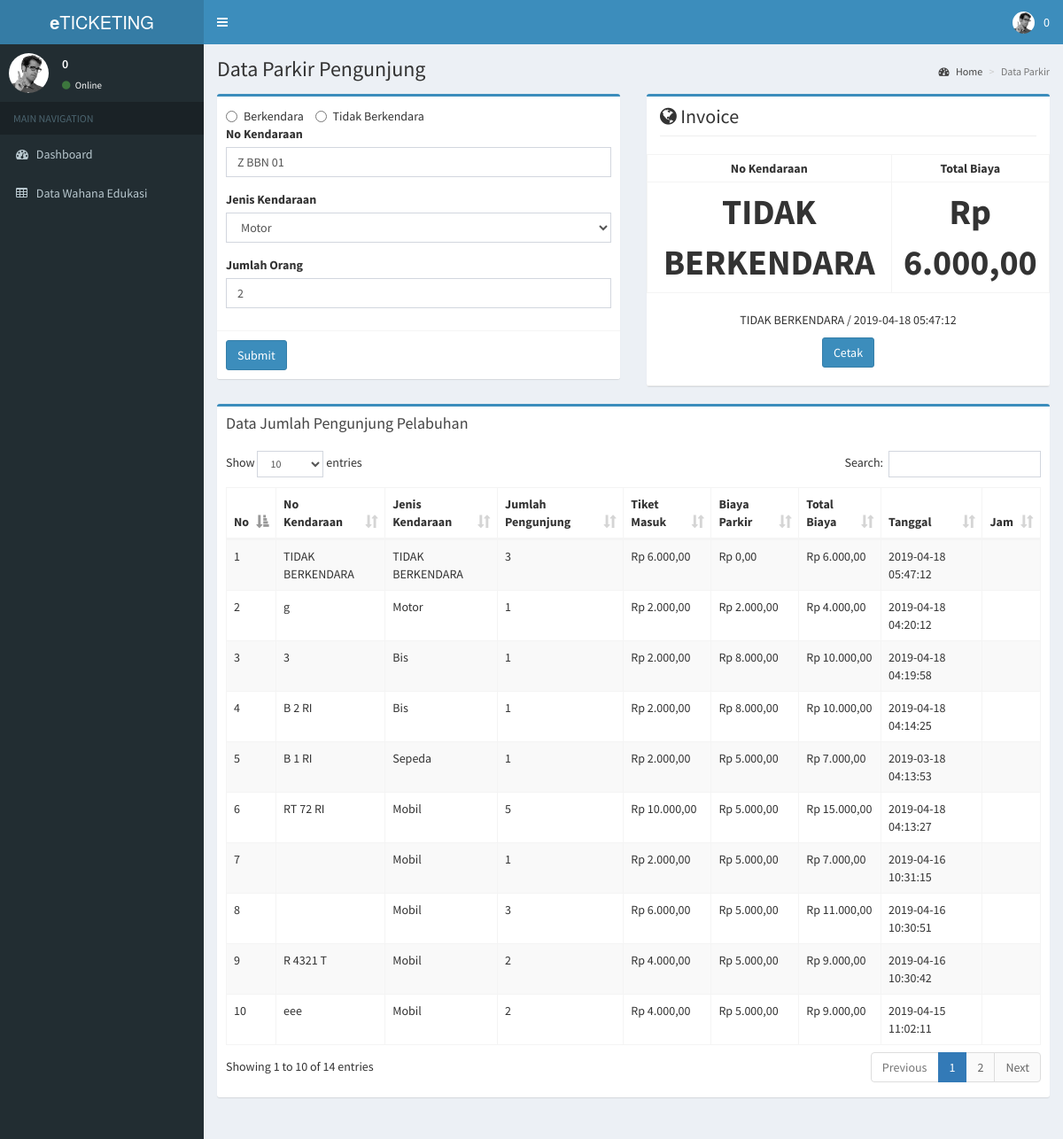
Screenshot of /pages/edit_parkir.php?id_parkir=18 (signed in) with the database file from the repository.
### tables this page shows
CREATE TABLE `tb_parkir` (
  `id` int(11) NOT NULL,
  `id_user` varchar(10) DEFAULT NULL,
  `plat` varchar(100) NOT NULL DEFAULT 'TIDAK BERKENDARA',
  `jenis` varchar(100) DEFAULT NULL,
  `jml_orang` int(5) DEFAULT NULL,
  `biaya_orang` int(11) DEFAULT NULL,
  `biaya_parkir` int(11) DEFAULT NULL,
  `total_biaya` int(11) DEFAULT NULL,
  `tanggal` datetime DEFAULT NULL,
  `status` varchar(50) DEFAULT NULL
);

### pages/edit_parkir.php (the view, shortened to what this page needs)
<?php
include('header.php');
$id_parkir = $_GET['id_parkir'];
$sqlaq = mysqli_query($connect, "SELECT * FROM tb_parkir WHERE id=$id_parkir");
$editaq = mysqli_fetch_array($sqlaq);
?>
  <div class="content-wrapper">
    <section class="content-header">
      <h1>
        Data Parkir Pengunjung
      </h1>
      <ol class="breadcrumb">
        <li><a href="index.php"><i class="fa fa-dashboard"></i> Home</a></li>
        <li class="active">Data Parkir</li>
      </ol>
    </section>
    <section class="content">
     <div class="row">
        <div class="col-md-6">
          <div class="box box-primary">
            <form action="" method="post">
              <div class="box-body">
              <label class="radio-inline" for="hasil-0">
                <input type="radio" onclick="document.getElementById('plat').disabled = false;document.getElementById('jenis').disabled = false;" name="hasil" id="hasil-0" value="1" selected required>
                Berkendara
            </label>
            <label class="radio-inline" for="hasil-1">
                <input type="radio" name="hasil" id="hasil-1" value="0"  onclick="document.getElementById('plat').disabled = true;document.getElementById('jenis').disabled = true;" required >
                Tidak Berkendara
            </label>
                <div class="form-group">
                  <label for="exampleInputEmail1">No Kendaraan</label>
                  <input type="text" name="plat" id="plat" class="form-control" id="exampleInputEmail1" placeholder="No Kendaraan" value="<?php echo $editaq['plat']; ?>">
                </div>
                 <div class="form-group">
                   <label for="exampleInputPassword1">Jenis Kendaraan</label><br>
                    <select name="jenis" id="jenis" class="form-control">
                    <option value="<?php echo $editaq['jenis']; ?>"><?php echo $editaq['jenis']; ?></option>
                    </select>
                </div>
                <div class="form-group">
                  <label for="exampleInputPassword1">Jumlah Orang</label>
                  <input type="number" name="jml_orang" class="form-control" id="exampleInputPassword1" placeholder="Jumlah Orang" required oninvalid="this.setCustomValidity('Data Tidak Boleh Kosong!')" oninput="setCustomValidity('')" value="<?php echo $editaq['jml_orang']; ?>">
                </div>
              </div>
              <div class="box-footer">
                <button type="submit" name="parkir" class="btn btn-primary">Submit</button>
              </div>
            </form>
          </div>
        </div>
         <div class="col-md-6">
          <div class="box box-primary">
          <div class="col-xs-12">
          <h2 class="page-header">
            <i class="fa fa-globe"></i> Invoice
          </h2>
        </div>
            <table class='table table-condensed table-bordered'>
        <tbody>
          <?php
          include ('../config.php');
$sql = mysqli_query($connect, "SELECT * FROM tb_parkir order by id desc limit 1");
$data = mysqli_fetch_array($sql);
?>
          <tr><th width='130px' scope='row' style="text-align:center;">No Kendaraan</th> <th width='130px' scope='row' style="text-align:center;">Total Biaya</th></tr>
          <tr><th width='130px' scope='row' style="text-align:center;font-size: 40px;"><?php echo $data['plat'];?> </th> <th width='130px' scope='row'  style="text-align:center;font-size: 40px;"><?php echo rupiah($data['total_biaya']);?></th></tr>
        </tbody>
        </table>
        <center><p><?php echo $data['jenis'];?> / <?php echo $data['tanggal'];?></p>
        <a href="cetak_parkir.php" ><button class="btn btn-primary">Cetak</button></a><hr></center>
          </div>
        </div>
      </div>
      <div class="row">
       <div class="col-xs-12">
          <div class="box box-primary">
            <div class="box-header">
              <h3 class="box-title">Data Jumlah Pengunjung Pelabuhan</h3>
            </div>
            <div class="box-body">
              <table id="example1" class="table table-bordered table-striped">
                <thead>
                <tr>
                <th>No</th>
                  <th>No Kendaraan</th>
                  <th>Jenis Kendaraan</th>
                  <th>Jumlah Pengunjung</th>
                  <th>Tiket Masuk</th>
                  <th>Biaya Parkir</th>
                  <th>Total Biaya</th>
                  <th>Tanggal</th>
                  <th>Jam</th>
                </tr>
                </thead>
                <tbody>
                <?php
                include '../config.php';
                $no=1;
                $query = mysqli_query($connect, "SELECT * FROM tb_parkir ORDER BY id DESC");
                while ($data = mysqli_fetch_array($query)) {
                ?>
                <tr>
                <td><?php echo $no++;?></td>
                  <td><?php echo $data['plat'];?></td>
                  <td><?php echo $data['jenis'];?>
                  </td>
                  <td><?php echo $data['jml_orang'];?></td>
                  <td><?php echo rupiah($data['biaya_orang']);?></td>
                  <td><?php echo rupiah($data['biaya_parkir']);?></td>
                  <td><?php echo rupiah($data['total_biaya']);?></td>
                  <td><?php echo $data['tanggal'];?></td>
                  <td><?php echo $data['jam'];?></td>
                </tr>
                <?php
                }
                ?>
                </tbody>
              </table>
            </div>
          </div>
        </div>
      </div>
    </section>
  </div>
<?php
include 'footer.php';
function rupiah($angka){
  $hasil_rupiah = "Rp " . number_format($angka,2,',','.');
  return $hasil_rupiah;
}
?>

### rows the page displays
tb_parkir: plat "Z BBN 01", jenis "Motor", jml_orang "2"
tb_parkir: plat "TIDAK BERKENDARA", total_biaya "Rp 6.000,00", jenis "TIDAK BERKENDARA", tanggal "2019-04-18 05:47:12", jml_orang "3", biaya_orang "Rp 6.000,00", biaya_parkir "Rp 0,00"
tb_parkir: plat "g", jenis "Motor", jml_orang "1", biaya_orang "Rp 2.000,00", biaya_parkir "Rp 2.000,00", total_biaya "Rp 4.000,00", tanggal "2019-04-18 04:20:12"
tb_parkir: plat "3", jenis "Bis", jml_orang "1", biaya_orang "Rp 2.000,00", biaya_parkir "Rp 8.000,00", total_biaya "Rp 10.000,00", tanggal "2019-04-18 04:19:58"
tb_parkir: plat "B 2 RI", jenis "Bis", jml_orang "1", biaya_orang "Rp 2.000,00", biaya_parkir "Rp 8.000,00", total_biaya "Rp 10.000,00", tanggal "2019-04-18 04:14:25"
tb_parkir: plat "B 1 RI", jenis "Sepeda", jml_orang "1", biaya_orang "Rp 2.000,00", biaya_parkir "Rp 5.000,00", total_biaya "Rp 7.000,00", tanggal "2019-03-18 04:13:53"
tb_parkir: plat "RT 72 RI", jenis "Mobil", jml_orang "5", biaya_orang "Rp 10.000,00", biaya_parkir "Rp 5.000,00", total_biaya "Rp 15.000,00", tanggal "2019-04-18 04:13:27"
tb_parkir: jenis "Mobil", jml_orang "1", biaya_orang "Rp 2.000,00", biaya_parkir "Rp 5.000,00", total_biaya "Rp 7.000,00", tanggal "2019-04-16 10:31:15"
tb_parkir: jenis "Mobil", jml_orang "3", biaya_orang "Rp 6.000,00", biaya_parkir "Rp 5.000,00", total_biaya "Rp 11.000,00", tanggal "2019-04-16 10:30:51"
tb_parkir: plat "R 4321 T", jenis "Mobil", jml_orang "2", biaya_orang "Rp 4.000,00", biaya_parkir "Rp 5.000,00", total_biaya "Rp 9.000,00", tanggal "2019-04-16 10:30:42"
tb_parkir: plat "eee", jenis "Mobil", jml_orang "2", biaya_orang "Rp 4.000,00", biaya_parkir "Rp 5.000,00", total_biaya "Rp 9.000,00", tanggal "2019-04-15 11:02:11"

### other values shown
$_SESSION['nama_user'] "0"
